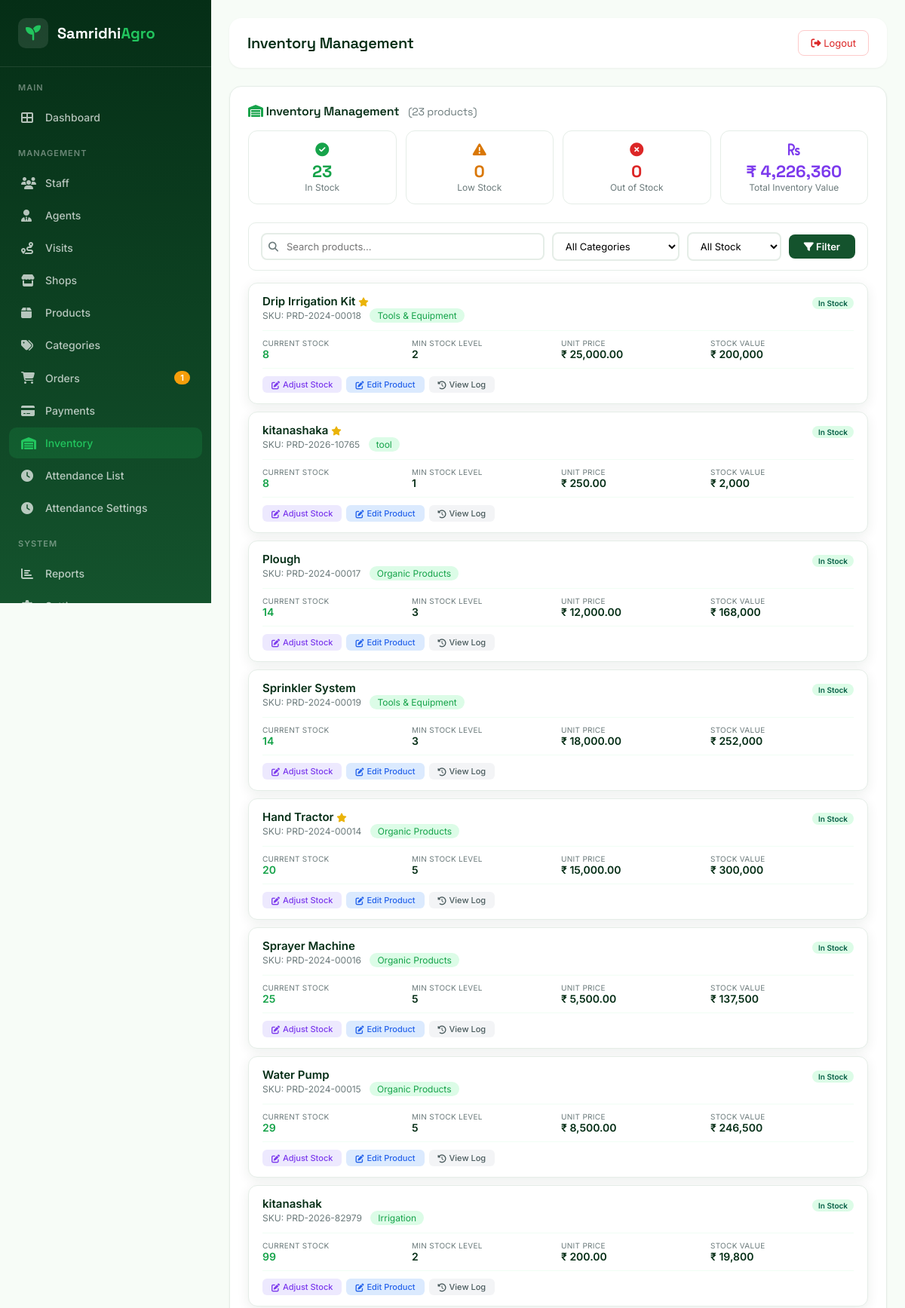
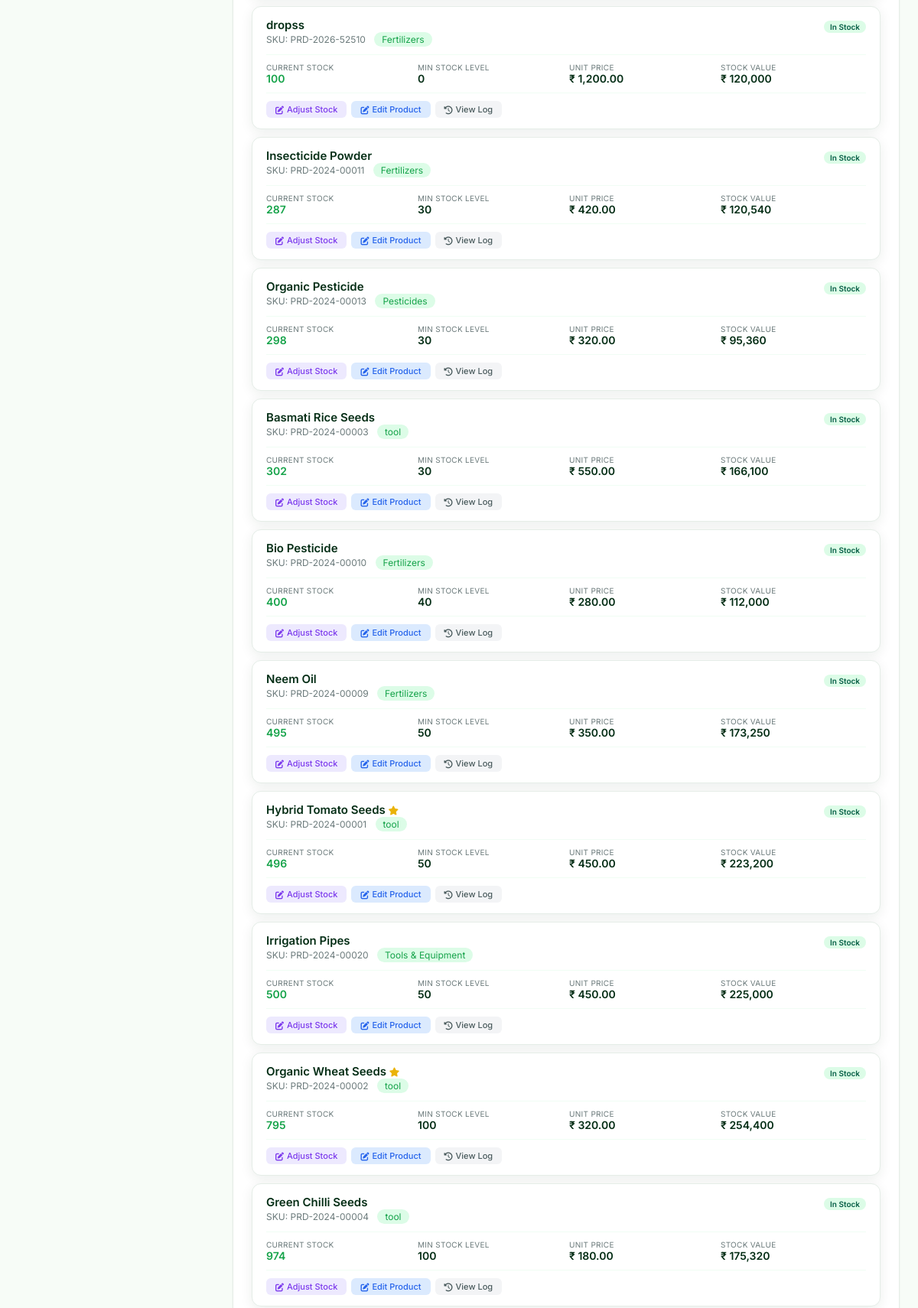
The page /admin/inventory.php (signed in, upper part) on the database its author committed (2 pictures, top to bottom).
### tables this page shows
CREATE TABLE `products` (
  `id` int(11) NOT NULL,
  `product_name` varchar(200) NOT NULL,
  `product_slug` varchar(200) NOT NULL,
  `category_id` int(11) NOT NULL,
  `sku` varchar(50) NOT NULL,
  `description` text DEFAULT NULL,
  `unit` varchar(20) NOT NULL,
  `price` decimal(10,2) NOT NULL DEFAULT 0.00,
  `cost_price` decimal(10,2) DEFAULT 0.00,
  `quantity` int(11) NOT NULL DEFAULT 0,
  `min_quantity` int(11) NOT NULL DEFAULT 0,
  `image` varchar(255) DEFAULT NULL,
  `gallery` longtext DEFAULT NULL CHECK (json_valid(`gallery`)),
  `status` enum('active','inactive','out_of_stock') NOT NULL DEFAULT 'active',
  `is_featured` tinyint(1) DEFAULT 0,
  `created_by` int(11) DEFAULT NULL,
  `updated_by` int(11) DEFAULT NULL,
  `created_at` datetime NOT NULL DEFAULT current_timestamp(),
  `updated_at` datetime NOT NULL DEFAULT current_timestamp() ON UPDATE current_timestamp()
);

CREATE TABLE `categories` (
  `id` int(11) NOT NULL,
  `category_name` varchar(100) NOT NULL,
  `category_slug` varchar(100) NOT NULL,
  `description` text DEFAULT NULL,
  `icon` varchar(100) DEFAULT NULL,
  `parent_id` int(11) DEFAULT NULL,
  `sort_order` int(11) DEFAULT 0,
  `status` enum('active','inactive') NOT NULL DEFAULT 'active',
  `created_at` datetime NOT NULL DEFAULT current_timestamp(),
  `updated_at` datetime NOT NULL DEFAULT current_timestamp() ON UPDATE current_timestamp()
);

### config/functions.php (called while the page is built, shortened)
<?php
function escapeHtml($string)
{
    return htmlspecialchars((string)$string, ENT_QUOTES | ENT_HTML5, 'UTF-8');
}
function isLoggedIn()
{
    return isset($_SESSION['user_id']) && !empty($_SESSION['user_id']) && $_SESSION['user_id'] > 0;
}
function hasPermission($permissionSlug, $userId = null)
{
    if ($userId === null) {
        $userId = $_SESSION['user_id'];
    }
    $db = getDB();
    $sql = "SELECT role FROM users WHERE id = ?";
    $user = $db->fetchOne($sql, [$userId]);
    if ($user['role'] === 'admin') {
        return true;
    }
    $sql = "SELECT COUNT(*) as count
            FROM user_permissions up
            JOIN permissions p ON up.permission_id = p.id
            WHERE up.user_id = ? AND p.permission_slug = ?";
    $result = $db->fetchOne($sql, [$userId, $permissionSlug]);
    return $result && $result['count'] > 0;
}
function getPaginationOffset($page, $perPage = PAGINATION_DEFAULT_LIMIT)
{
    return max(0, ($page - 1) * $perPage);
}

### config/database.php (called while the page is built, shortened)
<?php
class Database {
    private static $instance = null;
    private $connection;
    private function __construct() {
        try {
            $dsn = "mysql:host=" . DB_HOST . ";dbname=" . DB_NAME . ";charset=" . DB_CHARSET;
            $options = [
                PDO::ATTR_ERRMODE => PDO::ERRMODE_EXCEPTION,
                PDO::ATTR_DEFAULT_FETCH_MODE => PDO::FETCH_ASSOC,
                PDO::ATTR_EMULATE_PREPARES => false,
                PDO::ATTR_PERSISTENT => false,
                PDO::MYSQL_ATTR_INIT_COMMAND => "SET NAMES utf8mb4",
                PDO::MYSQL_ATTR_USE_BUFFERED_QUERY => true,
            ];
            $this->connection = new PDO($dsn, DB_USER, DB_PASS, $options);
        } catch (PDOException $e) {
            error_log("Database Connection Error: " . $e->getMessage());
            die("
                <!DOCTYPE html>
                <html>
                <head>
                    <title>Database Connection Error</title>
                    <style>
                        body { font-family: Arial, sans-serif; background: #f8f9fa; display: flex; justify-content: center; align-items: center; height: 100vh; margin: 0; }
                        .error-box { background: white; padding: 40px; border-radius: 8px; box-shadow: 0 2px 10px rgba(0,0,0,0.1); max-width: 500px; text-align: center; }
                        h1 { color: #dc3545; margin-bottom: 10px; }
                        p { color: #6c757d; line-height: 1.6; }
                        .icon { font-size: 48px; margin-bottom: 20px; }
                    </style>
                </head>
                <body>
                    <div class='error-box'>
                        <div class='icon'>🔌</div>
                        <h1>Database Connection Failed</h1>
                        <p>Unable to connect to the database. Please check your configuration and ensure the database service is running.</p>
                        <p style='font-size: 12px; color: #999;'>Error: " . htmlspecialchars($e->getMessage()) . "</p>
                    </div>
                </body>
                </html>
            ");
        }
    }
    public static function getInstance() {
        if (self::$instance === null) {
            self::$instance = new self();
        }
        return self::$instance;
    }
    public function query($sql, $params = []) {
        $stmt = $this->connection->prepare($sql);
        $stmt->execute($params);
        return $stmt;
    }
    public function fetchOne($sql, $params = []) {
        $stmt = $this->query($sql, $params);
        return $stmt->fetch();
    }
    public function fetchAll($sql, $params = []) {
        $stmt = $this->query($sql, $params);
        return $stmt->fetchAll();
    }
}
function getDB() {
    return Database::getInstance();
}

### admin/inventory.php (the view, shortened to what this page needs)
<?php
require_once '../includes/admin_header.php';
$db = getDB();
$search = $_GET['search'] ?? '';
$category = isset($_GET['category']) ? (int)$_GET['category'] : 0;
$stockStatus = $_GET['stock_status'] ?? 'all';
$page = max(1, (int)($_GET['page'] ?? 1));
$perPage = PAGINATION_DEFAULT_LIMIT;
$offset = getPaginationOffset($page, $perPage);
$whereConditions = [];
$params = [];
$whereClause = !empty($whereConditions) ? 'WHERE ' . implode(' AND ', $whereConditions) : '';
$sql = "SELECT COUNT(*) as total FROM products p $whereClause";
$result = $db->fetchOne($sql, $params);
$totalProducts = $result['total'] ?? 0;
$sql = "SELECT p.*,
        c.category_name,
        u.full_name as created_by_name,
        (SELECT COALESCE(SUM(quantity_change), 0) FROM inventory_log WHERE product_id = p.id) as total_in,
        (SELECT COALESCE(SUM(quantity_change), 0) FROM inventory_log WHERE product_id = p.id AND quantity_change < 0) as total_out
        FROM products p
        LEFT JOIN categories c ON p.category_id = c.id
        LEFT JOIN users u ON p.created_by = u.id
        $whereClause
        ORDER BY p.quantity ASC, p.created_at DESC
        LIMIT ? OFFSET ?";
$queryParams = array_merge($params, [$perPage, $offset]);
$productList = $db->fetchAll($sql, $queryParams);
$sql = "SELECT
        COUNT(*) as total_products,
        SUM(CASE WHEN quantity > min_quantity THEN 1 ELSE 0 END) as in_stock,
        SUM(CASE WHEN quantity <= min_quantity AND quantity > 0 THEN 1 ELSE 0 END) as low_stock,
        SUM(CASE WHEN quantity <= 0 THEN 1 ELSE 0 END) as out_of_stock,
        COALESCE(SUM(quantity), 0) as total_quantity,
        COALESCE(SUM(quantity * price), 0) as total_value
        FROM products";
$inventoryStats = $db->fetchOne($sql);
?>
<div class="content-card">
    <div class="card-header">
        <h3 class="card-title">
            <i class="fas fa-warehouse" style="color: #16A34A;"></i>
            Inventory Management
            <span style="font-size: 14px; font-weight: 400; color: #6B7A7B; margin-left: 8px;">
                (<?php echo number_format($totalProducts); ?> products)
            </span>
        </h3>
    </div>
    <div class="stats-grid">
        <div class="stat-card in-stock">
            <span class="stat-icon"><i class="fas fa-check-circle"></i></span>
            <div class="stat-number"><?php echo number_format($inventoryStats['in_stock'] ?? 0); ?></div>
            <div class="stat-label">In Stock</div>
        </div>
        <div class="stat-card low-stock">
            <span class="stat-icon"><i class="fas fa-exclamation-triangle"></i></span>
            <div class="stat-number"><?php echo number_format($inventoryStats['low_stock'] ?? 0); ?></div>
            <div class="stat-label">Low Stock</div>
        </div>
        <div class="stat-card out-of-stock">
            <span class="stat-icon"><i class="fas fa-times-circle"></i></span>
            <div class="stat-number"><?php echo number_format($inventoryStats['out_of_stock'] ?? 0); ?></div>
            <div class="stat-label">Out of Stock</div>
        </div>
        <div class="stat-card value">
            <span class="stat-icon"><i class="fas fa-rupee-sign"></i></span>
            <div class="stat-number">₹ <?php echo number_format($inventoryStats['total_value'] ?? 0, 0); ?></div>
            <div class="stat-label">Total Inventory Value</div>
        </div>
    </div>
    <div class="filter-bar">
        <form method="GET" action="" style="display: flex; flex-wrap: wrap; gap: 10px; align-items: center; width: 100%;">
            <div style="flex: 1; min-width: 160px; position: relative;">
                <input
                    type="text"
                    name="search"
                    placeholder="Search products..."
                    value="<?php echo escapeHtml($search); ?>"
                    style="width: 100%; padding: 8px 12px 8px 32px;">
                <i class="fas fa-search" style="position: absolute; left: 10px; top: 50%; transform: translateY(-50%); color: #6B7A7B; font-size: 13px;"></i>
            </div>
            <select name="category">
                <option value="0" <?php echo $category == 0 ? 'selected' : ''; ?>>All Categories</option>
            </select>
            <select name="stock_status">
                <option value="all" <?php echo $stockStatus === 'all' ? 'selected' : ''; ?>>All Stock</option>
            </select>
            <button type="submit" class="btn-filter">
                <i class="fas fa-filter"></i> Filter
            </button>
        </form>
    </div>
    <?php if (empty($productList)): ?>
        <div class="empty-state">
            <i class="fas fa-box-open"></i>
            <p>No products found in inventory</p>
            <?php if (!empty($search) || $category > 0 || $stockStatus !== 'all'): ?>
                <p style="font-size: 13px;">Try adjusting your search or filters</p>
            <?php endif; ?>
        </div>
    <?php else: ?>
        <?php foreach ($productList as $product): ?>
            <div class="product-card">
                <div class="product-header">
                    <div>
                        <div class="product-name">
                            <?php echo escapeHtml($product['product_name']); ?>
                            <?php if ($product['is_featured']): ?>
                                <span style="color: #EAB308; font-size: 12px;">
                                    <i class="fas fa-star"></i>
                                </span>
                            <?php endif; ?>
                        </div>
                        <div class="product-sku">
                            SKU: <?php echo escapeHtml($product['sku']); ?>
                            <span class="product-category" style="margin-left: 8px;">
                                <?php echo escapeHtml($product['category_name'] ?? 'Uncategorized'); ?>
                            </span>
                        </div>
                    </div>
                    <div>
                        <span class="stock-badge <?php
                                                    echo $product['quantity'] > $product['min_quantity'] ? 'in-stock' : ($product['quantity'] > 0 ? 'low-stock' : 'out-of-stock');
                                                    ?>">
                            <?php
                            echo $product['quantity'] > $product['min_quantity'] ? 'In Stock' : ($product['quantity'] > 0 ? 'Low Stock' : 'Out of Stock');
                            ?>
                        </span>
                    </div>
                </div>
                <div class="stock-info">
                    <div class="stock-item">
                        <div class="stock-label">Current Stock</div>
                        <div class="stock-value <?php
                                                echo $product['quantity'] > $product['min_quantity'] ? 'in-stock' : ($product['quantity'] > 0 ? 'low-stock' : 'out-of-stock');
                                                ?>">
                            <?php echo number_format($product['quantity']); ?>
                        </div>
                    </div>
                    <div class="stock-item">
                        <div class="stock-label">Min Stock Level</div>
                        <div class="stock-value"><?php echo number_format($product['min_quantity']); ?></div>
                    </div>
                    <div class="stock-item">
                        <div class="stock-label">Unit Price</div>
                        <div class="stock-value">₹ <?php echo number_format($product['price'], 2); ?></div>
                    </div>
                    <div class="stock-item">
                        <div class="stock-label">Stock Value</div>
                        <div class="stock-value">₹ <?php echo number_format($product['quantity'] * $product['price'], 0); ?></div>
                    </div>
                </div>
                <div class="product-actions">
                    <?php if (hasPermission('inventory.update')): ?>
                        <button class="btn-action btn-adjust" onclick="openAdjustModal(<?php echo $product['id']; ?>, '<?php echo addslashes($product['product_name']); ?>', <?php echo $product['quantity']; ?>)">
                            <i class="fas fa-edit"></i> Adjust Stock
                        </button>
                    <?php endif; ?>
                    <?php if (hasPermission('product.edit')): ?>
                        <a href="product-edit.php?id=<?php echo $product['id']; ?>" class="btn-action btn-edit">
                            <i class="fas fa-edit"></i> Edit Product
                        </a>
                    <?php endif; ?>
                    <?php if (hasPermission('inventory.update')): ?>
                        <a href="inventory-log.php?product=<?php echo $product['id']; ?>" class="btn-action btn-log">
                            <i class="fas fa-history"></i> View Log
                        </a>
                    <?php endif; ?>
                </div>
            </div>
        <?php endforeach; ?>
    <?php endif; ?>
</div>
<?php require_once '../includes/admin_footer.php'; ?>

### assets/css/style.css (style rules this page uses)
*, *::before, *::after { box-sizing: border-box; }
html { scroll-behavior: smooth; }
body, h1, h2, h3, h4, p, ul, figure { margin: 0; }
a { text-decoration: none; color: inherit; }
button { font: inherit; background: none; border: none; cursor: pointer; }
:root { --forest: #14532d; --agri-green: #16a34a; --fresh-green: #22c55e; --light-green: #dcfce7; --dark-green: #052e16; --leaf-green: #65a30d; --soft-mint: #f0fdf4; --bg: #f7fcf7; --white: #ffffff; --gold: #eab308; --gold-dark: #b45309; --text-strong: #0b2313; --text-body: #34493d; --text-muted: #6b8574; --font-display: "Space Grotesk", "Segoe UI", sans-serif; --font-body: "Inter", "Segoe UI", sans-serif; --r-sm: 14px; --r-md: 20px; --r-lg: 28px; --shadow-sm: 0 4px 16px rgba(5, 46, 22, 0.08); --shadow-md: 0 12px 32px rgba(5, 46, 22, 0.12); --shadow-lg: 0 24px 60px rgba(5, 46, 22, 0.18); --container-w: 1240px; --nav-h: 84px; }
body { font-family: var(--font-body); color: var(--text-body); background: var(--bg); -webkit-font-smoothing: antialiased; }
h1, h2, h3, h4 { font-family: var(--font-display); color: var(--text-strong); line-height: 1.15; letter-spacing: -0.01em; }
h3 { font-size: 1.15rem; font-weight: 600; }
.product-card { background: var(--white); border-radius: var(--r-md); overflow: hidden; border: 1px solid rgba(20, 83, 45, 0.07); box-shadow: var(--shadow-sm); transition: transform 0.3s ease, box-shadow 0.3s ease; display: flex; flex-direction: column; padding-bottom: 22px; }
.stats-grid { position: relative; z-index: 1; display: grid; grid-template-columns: repeat(4, 1fr); gap: 24px; text-align: center; }

### includes/admin_header.php (style rules this page uses)
.content-card { background: white; border-radius: 16px; padding: 24px; box-shadow: 0 1px 3px rgba(0, 0, 0, 0.05); border: 1px solid #E5EDE7; margin-bottom: 24px; }
.content-card .card-header { display: flex; justify-content: space-between; align-items: center; margin-bottom: 16px; }
.content-card .card-title { font-family: 'Space Grotesk', sans-serif; font-size: 16px; font-weight: 600; color: #052E16; }

### rows shown on the page
products: product_name "Drip Irrigation Kit", is_featured 1 (drawn), sku "PRD-2024-00018", category.category_name "Tools & Equipment", shows "In Stock", quantity "8", min_quantity "2", price "25,000.00", $product['quantity'] * $product['price'] "200,000"
products: product_name "kitanashaka", is_featured 1 (drawn), sku "PRD-2026-10765", category.category_name "tool", shows "In Stock", quantity "8", min_quantity "1", price "250.00", $product['quantity'] * $product['price'] "2,000"
products: product_name "Plough", sku "PRD-2024-00017", category.category_name "Organic Products", shows "In Stock", quantity "14", min_quantity "3", price "12,000.00", $product['quantity'] * $product['price'] "168,000"
products: product_name "Sprinkler System", sku "PRD-2024-00019", category.category_name "Tools & Equipment", shows "In Stock", quantity "14", min_quantity "3", price "18,000.00", $product['quantity'] * $product['price'] "252,000"
products: product_name "Hand Tractor", is_featured 1 (drawn), sku "PRD-2024-00014", category.category_name "Organic Products", shows "In Stock", quantity "20", min_quantity "5", price "15,000.00", $product['quantity'] * $product['price'] "300,000"
products: product_name "Sprayer Machine", sku "PRD-2024-00016", category.category_name "Organic Products", shows "In Stock", quantity "25", min_quantity "5", price "5,500.00", $product['quantity'] * $product['price'] "137,500"
products: product_name "Water Pump", sku "PRD-2024-00015", category.category_name "Organic Products", shows "In Stock", quantity "29", min_quantity "5", price "8,500.00", $product['quantity'] * $product['price'] "246,500"
products: product_name "kitanashak", sku "PRD-2026-82979", category.category_name "Irrigation", shows "In Stock", quantity "99", min_quantity "2", price "200.00", $product['quantity'] * $product['price'] "19,800"
products: product_name "dropss", sku "PRD-2026-52510", category.category_name "Fertilizers", shows "In Stock", quantity "100", min_quantity "0", price "1,200.00", $product['quantity'] * $product['price'] "120,000"
products: product_name "Insecticide Powder", sku "PRD-2024-00011", category.category_name "Fertilizers", shows "In Stock", quantity "287", min_quantity "30", price "420.00", $product['quantity'] * $product['price'] "120,540"
products: product_name "Organic Pesticide", sku "PRD-2024-00013", category.category_name "Pesticides", shows "In Stock", quantity "298", min_quantity "30", price "320.00", $product['quantity'] * $product['price'] "95,360"
products: product_name "Basmati Rice Seeds", sku "PRD-2024-00003", category.category_name "tool", shows "In Stock", quantity "302", min_quantity "30", price "550.00", $product['quantity'] * $product['price'] "166,100"
products: product_name "Bio Pesticide", sku "PRD-2024-00010", category.category_name "Fertilizers", shows "In Stock", quantity "400", min_quantity "40", price "280.00", $product['quantity'] * $product['price'] "112,000"
products: product_name "Neem Oil", sku "PRD-2024-00009", category.category_name "Fertilizers", shows "In Stock", quantity "495", min_quantity "50", price "350.00", $product['quantity'] * $product['price'] "173,250"
products: product_name "Hybrid Tomato Seeds", is_featured 1 (drawn), sku "PRD-2024-00001", category.category_name "tool", shows "In Stock", quantity "496", min_quantity "50", price "450.00", $product['quantity'] * $product['price'] "223,200"
products: product_name "Irrigation Pipes", sku "PRD-2024-00020", category.category_name "Tools & Equipment", shows "In Stock", quantity "500", min_quantity "50", price "450.00", $product['quantity'] * $product['price'] "225,000"
products: product_name "Organic Wheat Seeds", is_featured 1 (drawn), sku "PRD-2024-00002", category.category_name "tool", shows "In Stock", quantity "795", min_quantity "100", price "320.00", $product['quantity'] * $product['price'] "254,400"
products: product_name "Green Chilli Seeds", sku "PRD-2024-00004", category.category_name "tool", shows "In Stock", quantity "974", min_quantity "100", price "180.00", $product['quantity'] * $product['price'] "175,320"

### other values the page prints
$pendingOrders "1"
escapeHtml($pageTitle) "Inventory Management"
$totalProducts "23"
$inventoryStats['in_stock'] "23"
$inventoryStats['low_stock'] "0"
$inventoryStats['out_of_stock'] "0"
$inventoryStats['total_value'] "4,226,360"
